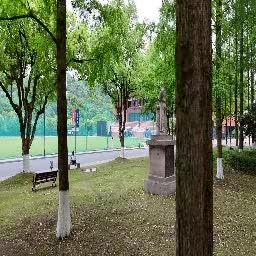
#> input picture client/test.jpg, 256 x 256 px
$ python policy_client.py
#> lines starting #> are read from the running program, lines starting #| are printed output that depends on the picture
from typing import Any, Dict, Optional, Dict, Tuple
from PIL import Image
from abc import ABC, abstractmethod
import numpy as np
import requests
import json
from io import BytesIO
import base64
import json_numpy
from scipy.spatial.transform import Rotation as R

json_numpy.patch()
#> (this line was passed over: json_numpy is not available in this run)

# ====== Constants ======
IMG_INPUT_SIZE_OPENVLA: Tuple[int, int] = (224, 224)

def send_prediction_request(image: Image, proprio: np.ndarray, instr: str, server_url: str) -> Optional[Dict[str, Any]]:
    """Send a request to the inference service and return JSON response.

    Args:
        image: PIL image object, resized to 224x224 and sent as PNG.
        proprio: Vehicle state vector (np.ndarray), converted to list.
        instr: Text instruction.
        server_url: Inference service /predict endpoint URL.
    Returns:
        dict or None: Parsed JSON if successful, otherwise None on error.
    """
    proprio_list = proprio.tolist()
    img_io = BytesIO()
    if image.size != IMG_INPUT_SIZE_OPENVLA:
        image = image.resize(IMG_INPUT_SIZE_OPENVLA)
    image.save(img_io, format='PNG')
    img_data = img_io.getvalue()
    img_base64 = base64.b64encode(img_data).decode('utf-8')
    payload: Dict[str, Any] = {
        'image': img_base64,
        'proprio': proprio_list,
        'instr': instr
    }
    headers = {
        'Content-Type': 'application/json'
    }

    response = requests.post(
        server_url,
        data=json.dumps(payload),
        headers=headers,
        timeout=30,
    )
    response.raise_for_status()
    return response.json()

class PolicyClient(ABC):
    def __init__(self, ip: str, port: int):
        self.ip = ip
        self.port = port

    @abstractmethod
    def get_action(self, observation: dict[str, Any]) -> dict[str, Any]:
        pass

class OpenVLAClient(PolicyClient):
    def __init__(self, ip: str = "localhost", port: int = 5007):
        super().__init__(ip, port)
        self.server_url = f"http://{self.ip}:{self.port}/predict"

    def get_action(self, observation: dict[str, Any]) -> dict[str, Any]:
        image = observation.get('image')
        proprio = observation.get('proprio')
        instr = observation.get('instr')
        if image is None or proprio is None or instr is None:
            raise ValueError("Observation must contain 'image', 'proprio', and 'instr' keys")
        if not isinstance(image, Image.Image):
            raise TypeError("'image' must be a PIL Image")
        if not isinstance(proprio, np.ndarray):
            raise TypeError("'proprio' must be a numpy ndarray")
        if not isinstance(instr, str):
            raise TypeError("'instr' must be a string")

        response = send_prediction_request(image, proprio, instr, self.server_url)
        if response is None:
            raise RuntimeError("Failed to get valid response from server")
        # NOTE: yaw is in radians, different from Gr00tClient which uses degrees
        return response

# [152 lines left out: functions get_action_from_server, to6d, to4d, relative_pose, body_to_world_pose, not called in this run]


GR00T_IMAGE_SIZE = (256, 256)

class Gr00tClient(PolicyClient):
    def __init__(self, ip: str = "localhost", port: int = 5555, horizon=4):
        super().__init__(ip, port)
        self.horizon = horizon

    # [36 lines left out: function get_action, not called in this run]


if __name__ == "__main__":
    open_vla_client = OpenVLAClient(ip="localhost", port=5007)
    gr00t_client = Gr00tClient(ip="localhost", port=5555)
    import os
    import pathlib

    current_dir = os.path.dirname(os.path.abspath(__file__))
    image = Image.open(pathlib.Path(current_dir) / "test.jpg")
#> image is the input picture: PIL image 256x256 RGB; mean R, G, B 101.3, 111.6, 79.9
    proprio = np.array([0.0, 0.0, 0.0, 0.0])  # Dummy proprioceptive data
    instr = "Navigate to the target location."

    # OpenVLA action
    action = open_vla_client.get_action({
        'image': image,
        'proprio': proprio,
        'instr': instr
    })
#> in get_action, `proprio = observation.get('proprio')`: proprio = [0, 0, 0, 0]
#> in get_action, `instr = observation.get('instr')`: instr = 'Navigate to the target location.'
#> in send_prediction_request, `proprio_list = proprio.tolist()`: proprio_list = [0, 0, 0, 0]
#> in send_prediction_request, `image = image.resize(IMG_INPUT_SIZE_OPENVLA)`:
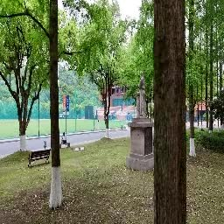
#> image: PIL image 224x224 RGB; mean R, G, B 101.3, 111.6, 80
#> (the run stopped early here; a loop or call above may not have finished)
